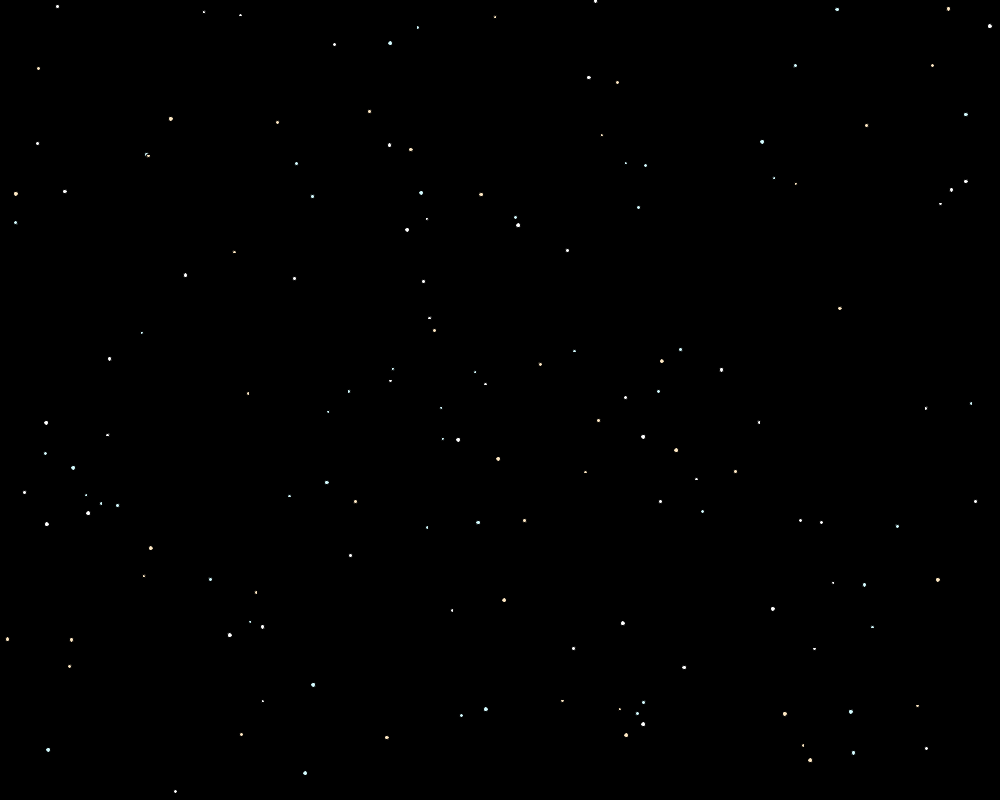
Frame 1 (no input)
Frame 60 (the mouse pressed at the canvas centre just before this capture): identical to frame 1, image omitted
Frame 120 (the mouse held since frame 60 and released just before this capture): identical to frame 1, image omitted

The Processing sketch that drew this single still picture (run headless with seeded random() and noise(); from frame 60 on, the mouse is pressed at the canvas centre):

// Processing sketch: processing_181442
// ── processing_181442.pde

int count = 0;
color c1 = #FFFFFF;
color c2 = #FFE9C4;
color c3 = #D4FBFF;
float X, Y, pX, pY, r, x, i;
boolean rectOver;

void setup()
{
  size(1000, 800);
  background(0,0,0);
  
   for(i=0; i<150; i++){
    r = random(3, 5);
    x = random(1, 4);

    if (x <= 2) {
      fill(c1);
    } else if (x <= 3) {
      fill(c2);
    } else {
      fill(c3);
    }
    ellipse(random(0,1000), random(0,800), r, r);
    } 
  
}

void draw() {
  fill(color(c1));
  
  if(keyPressed == true) {
    fill(color(204));
    count = 0;
  }
  
  r = random(3, 5);
  x = random(1, 4);

  if (x <= 2) {
    fill(c1);
  } else if (x <= 3) {
    fill(c2);
  } else {
    fill(c3);
  }
  
  if(mousePressed == true){    
    if(count < 1){
       count++;
    }
    else{
       stroke(255, 80);
       strokeWeight(2);
       line(pX, pY, X, Y); 
    }
    mousePressed = false;
  }
  
}

void mousePressed() {  
  float r = random(3, 5);
  float x = random(1, 4);

  pX = pmouseX;
  pY = pmouseY;

  if (x <= 2) {
    fill(c1);
  } else if (x <= 3) {
    fill(c2);
  } else {
    fill(c3);
  }
  
  ellipse(mouseX, mouseY, r, r);
 
}

void mouseReleased(){
  X = mouseX;
  Y = mouseY;
}
